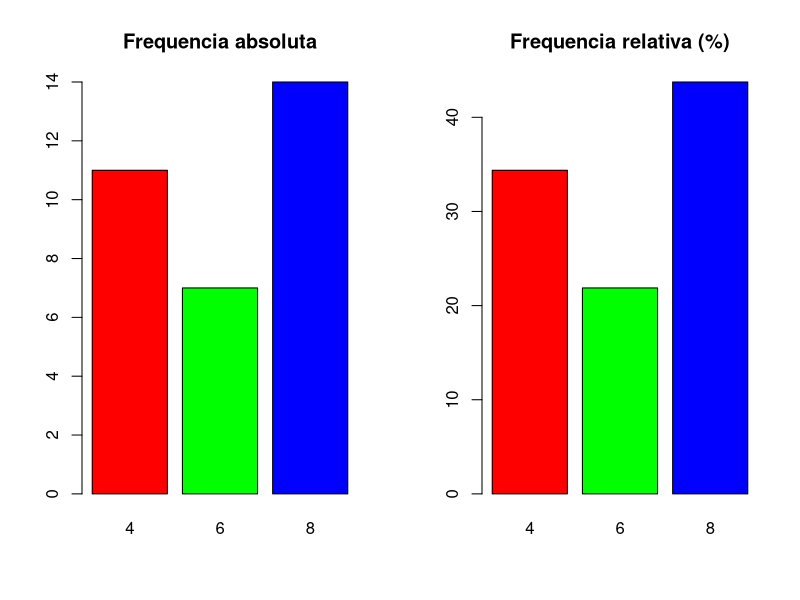

Reproduce this figure in R.
# Cargamos los datos
data(mtcars)
attach(mtcars)

# Tabla de frecuencias
mi_tabla <- table(cyl)
mi_tabla

# Una fila, dos columnas
par(mfrow = c(1, 2))

# Gráfico de barras de frecuencia absoluta
barplot(mi_tabla, main = "Frequencia absoluta",
        col = rainbow(3))

# Gráfico de barras de frecuencia relativa
barplot(prop.table(mi_tabla) * 100, main = "Frequencia relativa (%)",
        col = rainbow(3))

par(mfrow = c(1, 1))
